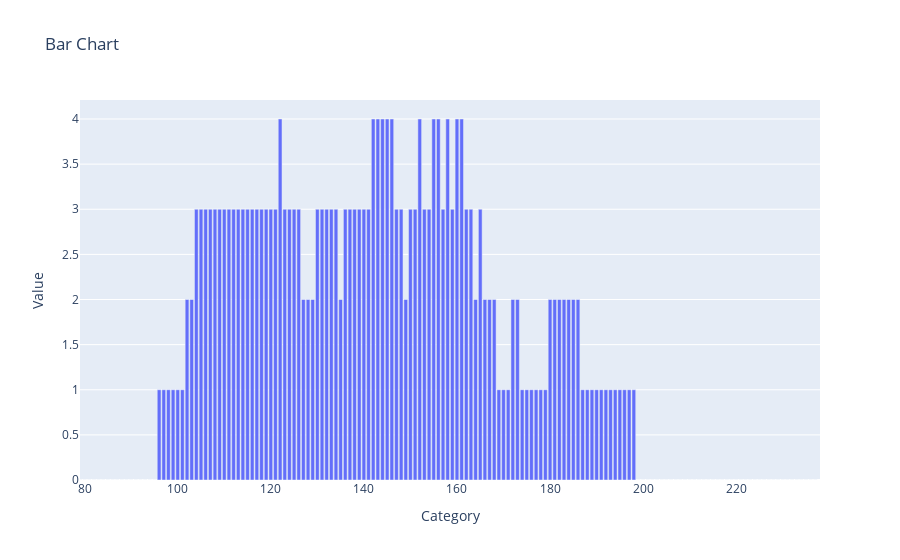
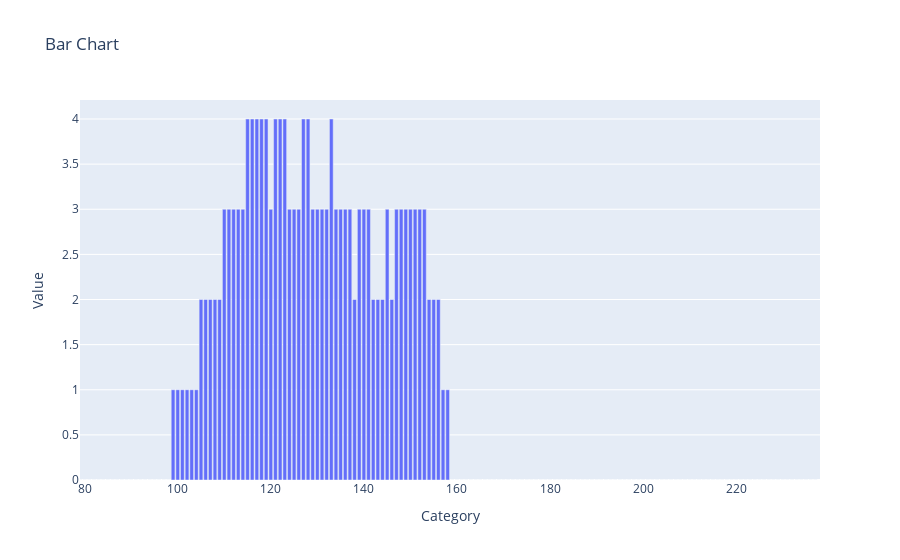
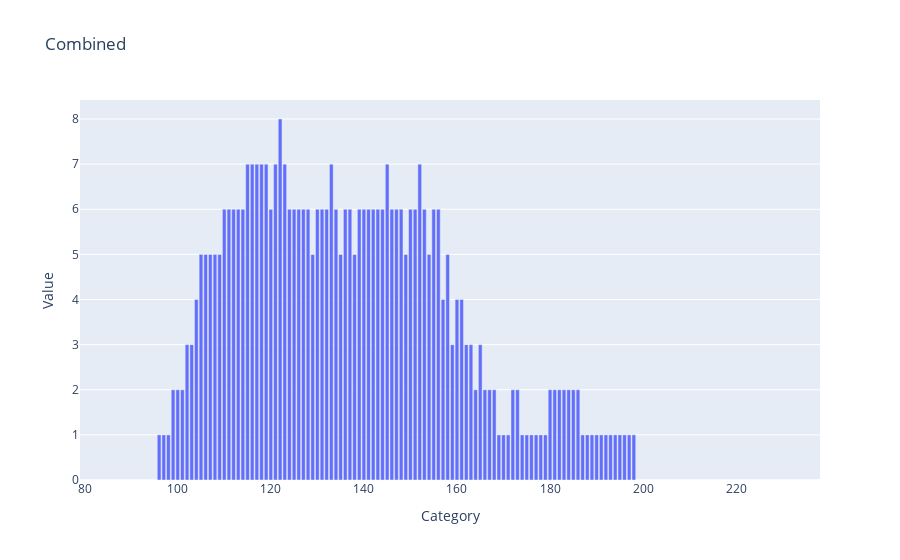
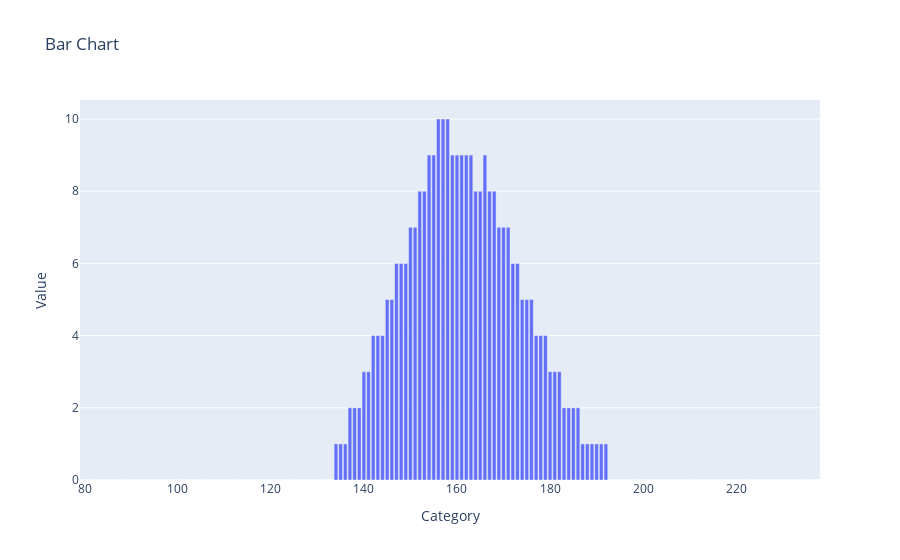

These figures' notebook cell, in order:
### Code cell
selected = "GOOG"
op_dates = stock_data.tickers[selected].options

last_close = stock_data.tickers[selected].history(period=f"1d")["Close"].values[0]
x_range = [int(last_close * 0.5), int(last_close * 1.5)]

for i in [0,1,2,3]:
    days = (datetime.strptime(op_dates[i], '%Y-%m-%d') - datetime.now()).days

    callop = multi_op_chain(stock_data.tickers[selected].option_chain(op_dates[i]).calls, days, x_range)
    putop = multi_op_chain(stock_data.tickers[selected].option_chain(op_dates[i]).puts, days, x_range)

    comb = putop + callop
    fig = go.Figure(data=go.Bar(y=comb))

    # Update layout
    fig.update_layout(
        title='Combined',
        xaxis=dict(title='Category'),
        yaxis=dict(title='Value')
    )

    fig.update_xaxes(range=x_range)


    # Show plot
    fig.show()

### Figure 1 — Plotly figure (JSON) as saved in the notebook; plotly's stock layout.template omitted (floating-point values rounded to 4 significant figures; data arrays with more than 128 entries replaced by an {"elided": "..."} marker saying what was removed)
{"data": [{"type": "bar", "y": {"elided": "238 int values"}}], "layout": {"title": {"text": "Bar Chart"}, "xaxis": {"range": [79, 238], "title": {"text": "Category"}}, "yaxis": {"title": {"text": "Value"}}}}

### Figure 2 — Plotly figure (JSON) as saved in the notebook; plotly's stock layout.template omitted (floating-point values rounded to 4 significant figures; data arrays with more than 128 entries replaced by an {"elided": "..."} marker saying what was removed)
{"data": [{"type": "bar", "y": {"elided": "238 int values"}}], "layout": {"title": {"text": "Bar Chart"}, "xaxis": {"range": [79, 238], "title": {"text": "Category"}}, "yaxis": {"title": {"text": "Value"}}}}

### Figure 3 — Plotly figure (JSON) as saved in the notebook; plotly's stock layout.template omitted (floating-point values rounded to 4 significant figures; data arrays with more than 128 entries replaced by an {"elided": "..."} marker saying what was removed)
{"data": [{"type": "bar", "y": {"elided": "238 int values"}}], "layout": {"title": {"text": "Combined"}, "xaxis": {"range": [79, 238], "title": {"text": "Category"}}, "yaxis": {"title": {"text": "Value"}}}}

### Figure 4 — Plotly figure (JSON) as saved in the notebook; plotly's stock layout.template omitted (floating-point values rounded to 4 significant figures; data arrays with more than 128 entries replaced by an {"elided": "..."} marker saying what was removed)
{"data": [{"type": "bar", "y": {"elided": "238 int values"}}], "layout": {"title": {"text": "Bar Chart"}, "xaxis": {"range": [79, 238], "title": {"text": "Category"}}, "yaxis": {"title": {"text": "Value"}}}}
